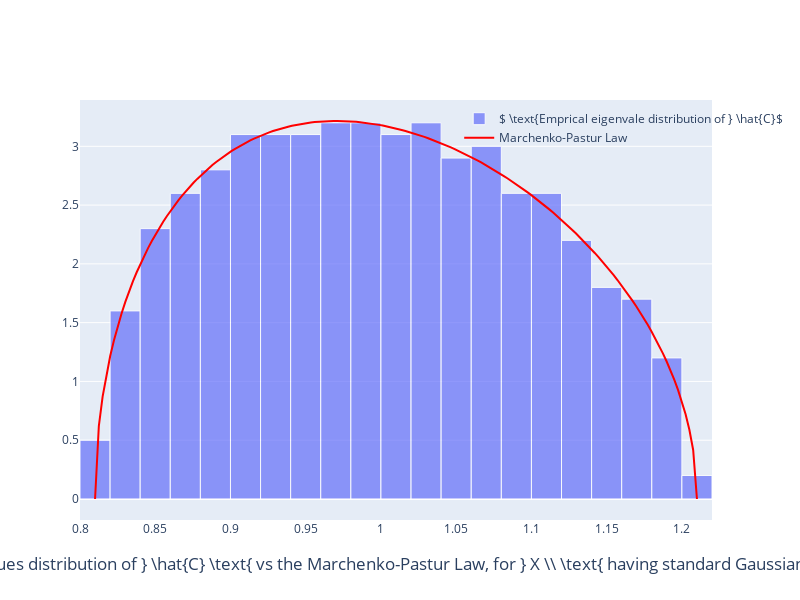

Write notebook code for a chart like this one.
### Code cell
# sample convariance matrix
SCM = X@X.T/n

# eigenvalues of a sample covariance matrix
eig = np.linalg.eigvalsh(SCM)

# Marchenko-Pastur law
a = (1-np.sqrt(c))**2
b = (1+np.sqrt(c))**2
x = np.linspace(a, b, 160)

# limiting measure
mu = np.sqrt((x-a)*(b-x))/2/pi/c/x

# empirical histogram
fig = go.Figure()
trace_epf = go.Histogram(x=eig, opacity=0.7,
                         name = r'$ \text{Emprical eigenvale distribution of } \hat{C}$',
                         histnorm = 'probability density',
                         marker_line_width = 1,
                         marker_line_color = 'white',
                        )
fig.add_trace(trace_epf)

trace_mpl = go.Scatter(x = x, y = mu,
                       mode = 'lines',
                       name = 'Marchenko-Pastur Law',
                       line = dict(
                           shape = 'linear',
                           color = 'rgb(255, 0 , 0)'
                       ))
fig.add_trace(trace_mpl)

fig.update_layout(
    autosize = False,
    width = 800,
    height = 600,
    legend = dict(x = 0.6, y = 0.99, bgcolor='rgba(0,0,0,0)'), # transparent color
    title = dict(
        text = r'$\text{Figure 1: Histogram of the eigenvalues distribution of } \hat{C} \text{ vs the Marchenko-Pastur Law, for } X \\ \text{ having standard Gaussian entries, } p = 500, \text{ and } n = 50,000$',
        x = 0.5,
        y = 0.05
    )
)
fig.show()

### Figure 1 — Plotly figure (JSON) as saved in the notebook; plotly's stock layout.template omitted (floating-point values rounded to 4 significant figures; data arrays with more than 128 entries replaced by an {"elided": "..."} marker saying what was removed)
{"data": [{"histnorm": "probability density", "marker": {"line": {"color": "white", "width": 1}}, "name": "$ \\text{Emprical eigenvale distribution of } \\hat{C}$", "opacity": 0.7, "type": "histogram", "x": {"elided": "500 float values"}}, {"line": {"color": "rgb(255, 0 , 0)", "shape": "linear"}, "mode": "lines", "name": "Marchenko-Pastur Law", "type": "scatter", "x": {"elided": "160 float values"}, "y": {"elided": "160 float values"}}], "layout": {"autosize": false, "height": 600, "legend": {"bgcolor": "rgba(0, 0, 0, 0)", "x": 0.6, "y": 0.99}, "title": {"text": "$\\text{Figure 1: Histogram of the eigenvalues distribution of } \\hat{C} \\text{ vs the Marchenko-Pastur Law, for } X \\\\ \\text{ having standard Gaussian entries, } p = 500, \\text{ and } n = 50,000$", "x": 0.5, "y": 0.05}, "width": 800, "xaxis": {"autorange": true, "range": [0.8, 1.22], "type": "linear"}, "yaxis": {"autorange": true, "range": [-0.1786, 3.394], "type": "linear"}}}
